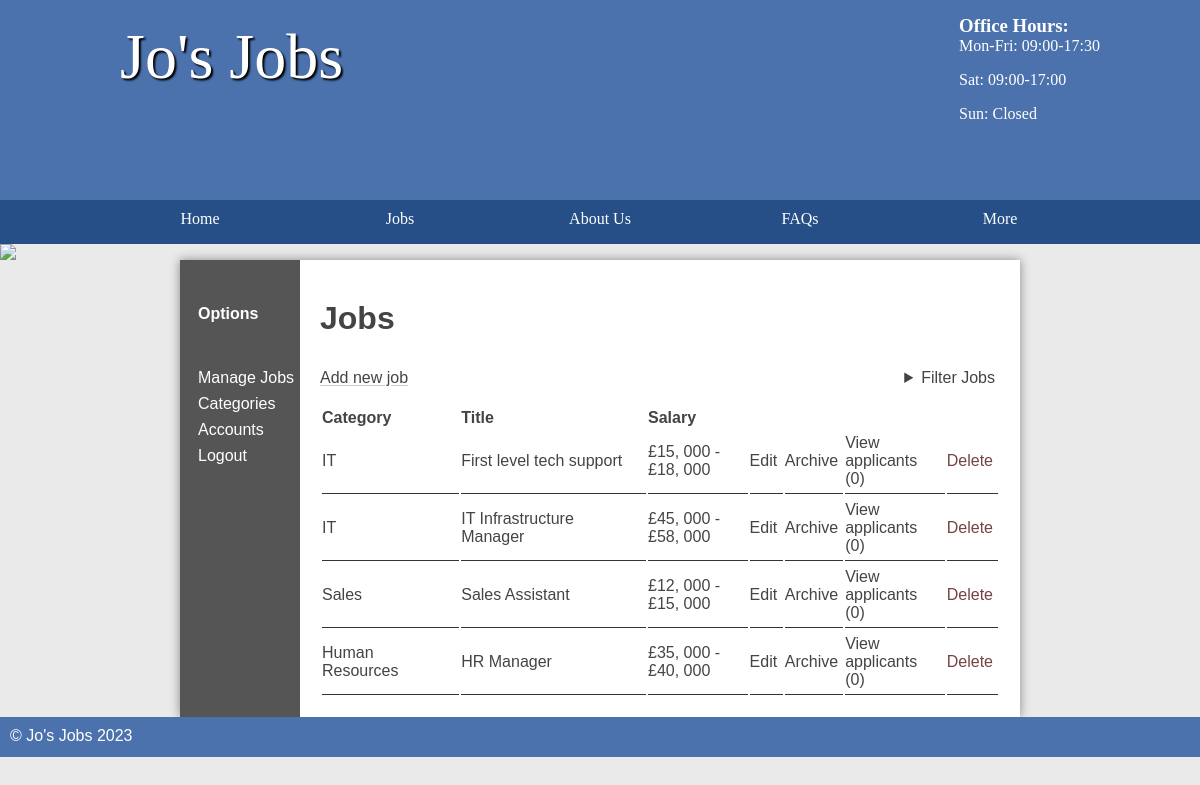
Page /jobs/public/admin/jobs.php (signed in) on the earlier database version.
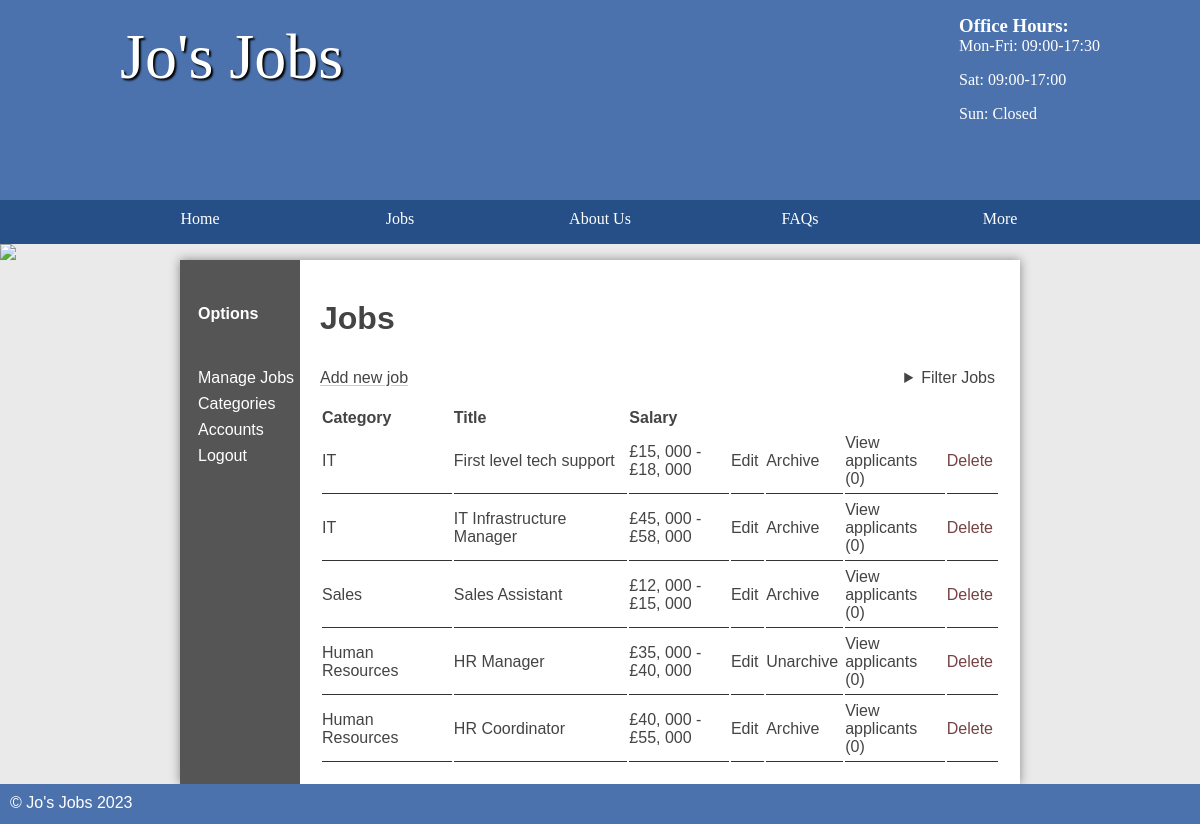
Same page on the later database version.
### tables this page shows
CREATE TABLE `job` (
  `id` int(11) NOT NULL AUTO_INCREMENT,
  `title` varchar(45) DEFAULT NULL,
  `description` longblob DEFAULT NULL,
  `salary` varchar(45) DEFAULT NULL,
  `closingDate` date DEFAULT NULL,
  `categoryId` int(11) DEFAULT NULL,
  `location` varchar(255) DEFAULT NULL,
  `archived` tinyint(1) DEFAULT 0,
  `accountId` int(11) DEFAULT NULL,
  PRIMARY KEY (`id`)
);

CREATE TABLE `category` (
  `id` int(11) NOT NULL AUTO_INCREMENT,
  `name` varchar(45) DEFAULT NULL,
  PRIMARY KEY (`id`)
);

### jobs/include/utils.php (called while the page is built, shortened)
<?php
function createHead($title = "Home") {
    global $categories, $db;
    $db ??= new Database();
    require 'top-section.html.php';
}
function isStaff(): bool {
    global $db;
    return loggedIn() && $db->account->select(['id' => $_SESSION['loggedIn'], 'and', 'isAdmin' => true]);
}
function loggedIn(): bool {
    return isset($_SESSION['loggedIn']);
}

### jobs/classes/database.php (called while the page is built, shortened)
<?php
class Database extends stdClass {
    public function __construct($user = "student", $password = "student", $dbname = "job", $host = "mysql") {
        $this->pdo = new PDO("mysql:host=$host;dbname=$dbname", $user, $password);
    }
    public function __get($name) {
        return $this->$name;
    }
}

### jobs/classes/table.php (called while the page is built, shortened)
<?php
class Table {
    private $pdo;
    private $table;
    public function __construct($pdoInstance, $table) {
        $this->pdo = $pdoInstance;
        $this->table = $table;
    }
    public function select(array|string $binds = [], array|string $items = '*') {
        return $this->selector($binds, $items)->fetch();
    }
    public function search(array $binds, array $additionalBinds = []) {
        $query = "SELECT * FROM $this->table WHERE ";
        foreach ($binds as $key => $value)
            $query .= "$key LIKE :$key AND ";
        $query = substr($query, 0, -5);
        $query = $this->combine($additionalBinds, $query, 'AND');
        $statement = $this->bind($binds, $query, $additionalBinds);
        $statement->execute();
        return $statement->fetchAll();
    }
    private function combine($binds, $query, $keyword, $debugMode = false): string {
        if (is_string($binds))
            $query .= " $binds ";
        else if (!empty($binds)) {
            $query .= " $keyword ";
            foreach ($binds as $key => $value)
                $query .= is_int($key) ? " $value " : " $key = :$key ";
        }
        return $query;
    }
    private function bindAndExecute($binds, $query, $values = [], $keyword = 'WHERE', $debugMode = false) {
        $query = $this->combine($binds, $query, $keyword, $debugMode);
        $statement = $this->pdo->prepare($query);
        if (is_array($binds))
            foreach ($binds as $key => $value)
                if (!is_int($key))
                    $statement->bindValue($key, $value);
        $statement->execute();
        return $statement;
    }
    private function selector($binds, $items) {
        $query = "SELECT ";
        $query .= "$items FROM $this->table";
        $statement = $this->bindAndExecute($binds, $query);
        return $statement;
    }
    private function bind($binds, $query, $additionalBinds = []){
        $statement = $this->pdo->prepare($query);
        foreach ($binds as $key => $value)
            $statement->bindValue($key, $value);
        return $statement;
    }
}

### jobs/public/admin/jobs.php (the view, shortened to what this page needs)
<?php
require_once "../../include/utils.php";
createHead("Job list");
$user = $db->account->select(['id' => $_SESSION['loggedIn']]);
?>
<main class="sidebar">
	<?php require '../../include/leftsection-staff.html.php'; ?>
	<section class="right">
		<h2>Jobs</h2>
		<div class="tablemenu">
			<a class="new" href="addjob.php">Add new job</a>
			<?php require '../../include/jobfilter.html.php'; ?>
		</div>
		<table>
			<thead>
				<tr>
					<th>Category</th>
					<th>Title</th>
					<th style="width: 15%">Salary</th>
					<th style="width: 5%">&nbsp;</th>
					<th style="width: 5%">&nbsp;</th>
					<th style="width: 15%">&nbsp;</th>
					<th style="width: 5%">&nbsp;</th>
				</tr>
			</thead>
			<tbody>
				<?php
				$binds = [];
				if ($categoryId)
					$binds = $user['isAdmin'] ? ['categoryId' => $categoryId] : ['categoryId' => $categoryId, 'AND', 'accountId' => $user['id']];
				else
					$binds = $user['isAdmin'] ? [] : ['accountId' => $user['id']];
				$jobs = $db->job->search(['location' => $location ? "%$location%" : "%"], $binds);
				foreach ($jobs as $job) {
					$applicantCount = $db->applicant->select(['jobId' => $job['id']], 'count(*) as count');
					$category = $db->category->select(['id' => $job['categoryId']]);
				?>
					<tr>
						<td><?= $category['name'] ?></td>
						<td><?= $job['title'] ?></td>
						<td><?= is_numeric(substr($job['salary'], 0, 1)) ? '£' . $job['salary'] : $job['salary'] ?></td>
						<td><a href="editjob.php?id=<?= $job['id'] ?>">Edit</a></td>
						<?php if ($job['archived']) { ?>
							<td><a href="unarchivejob.php?id=<?= $job['id'] ?>">Unarchive</a></td>
						<?php } else { ?>
							<td><a href="archivejob.php?id=<?= $job['id'] ?>">Archive</a></td>
						<?php } ?>
						<td><a style="float: right" href="applicants.php?id=<?= $job['id'] ?>">View applicants (<?= $applicantCount['count'] ?>)</a></td>
						<td>
							<form method="post" action="deletejob.php?id=<?= $job['id'] ?>">
								<input type="submit" name="submit" value="Delete" class="link" />
							</form>
						</td>
					</tr>
				<?php } ?>
			</tbody>
		</table>
	</section>
</main>
<?php include '../../include/footer.html.php'; ?>

### jobs/include/top-section.html.php (shortened to what this page needs)
<!DOCTYPE html>
<html>
<head>
    <link rel="stylesheet" href="/styles.css" />
</head>
<header>
    <section>
        <aside>
            <h3>Office Hours:</h3>
            <p>Mon-Fri: 09:00-17:30</p>
            <p>Sat: 09:00-17:00</p>
            <p>Sun: Closed</p>
        </aside>
        <h1>Jo's Jobs</h1>
    </section>
</header>
<nav>
    <ul>
        <li><a href="/">Home</a></li>
        <li>
            <a href="/index.php">Jobs</a>
            <div class="menudropdown">
                <section>
                    <h3>Category</h3>
                </section>
                <section>
                    <h3>Location</h3>
                </section>
            </div>
        </li>
        <li><a href="/about.php">About Us</a></li>
        <li><a href="/faqs.php">FAQs</a></li>
        <li>
            <a>More</a>
        </li>
    </ul>
</nav>
<img src="/images/randombanner.php" />

### jobs/include/leftsection-staff.html.php
<section class="left">
    <h3>Options</h3>
    <ul>
        <li><a href="/admin/jobs.php">Manage Jobs</a></li>
        <?php if (isStaff()) { ?>
            <li><a href="/admin/categories.php">Categories</a></li>
            <li><a href="/admin/accounts.php">Accounts</a></li>
        <?php } ?>
        <li><a href="/admin/logout.php">Logout</a></li>
    </ul>
</section>

### jobs/include/jobfilter.html.php (shortened to what this page needs)
<?php
$location = $_POST['location'] ?? $_GET['location'] ?? null;
?>
<details class="filter">
    <summary>Filter Jobs</summary>
</details>

### jobs/include/footer.html.php
<footer>
    &copy; Jo's Jobs 2023
</footer>

### jobs/public/styles.css (style rules this page uses)
* { margin: 0; padding: 0; box-sizing: border-box; }
html { font-family: 'Oxygen-Regular', verdana, sans-serif; }
header { background-color: #4b72ad; color: white; height: 200px; }
header aside { float: right; margin-top: 15px; }
header section { width: 1000px; display: block; margin: auto; }
header h1 { float: left; margin-left: 20px; }
nav { width: 100%; background-color: #264f87; overflow: auto; }
body>img { width: 100%; display: block; }
nav ul { width: 1000px; margin: auto; display: flex; list-style-type: none; }
nav ul li { width: 25%; float: left; overflow: auto; text-align: center; }
nav li { color: white; padding-top: 10px; display: block; }
nav li a { color: white; text-decoration: none }
a:not([href]) { cursor: default; }
main :is(section.left h3, ul) { margin-left: 3em; margin-left: 10%; margin: 0; }
main :is(section.left h3, ul > li > a) { padding-left: 15%; padding-top: 4px; padding-bottom: 4px; }
main section.left h3 { font-size: inherit; margin-top: 1em; margin-bottom: 2em; }
main section.left h3+ul>li { margin-bottom: .5em; }
main a { color: #333; }
nav { font-family: 'Oxygen-Regular'; }
header section { display: block; font-family: 'Oxygen-Regular', cursive; }
header h1 { font-weight: normal; }
h1 { font-size: 4em; color: white; text-align: center; padding-top: 20px; text-shadow: 2px 2px 2px #000; }
main { min-height: 50vh; background-color: #fff; width: 70vw; display: block; margin: auto; box-shadow: 0px 0px 10px #888; color: #444; }
footer { min-height: 5vh; color: white; }
main h2 { font-size: 2em; margin-top: 20px; }
p, li, h2 { margin-bottom: 1em; }
footer { background-color: #4b72ad; padding: 10px; color: white; }
form select, form label, form input, form textarea { float: left; width: 200px; padding: 10px; margin-top: 20px; }
input[type="submit"] { clear: both; margin-left: 200px; width: 200px; }
.left ul { list-style-type: none }
section a { color: #444; }
table { width: 100%; margin-top: 20px; }
td { padding: 5px; border-bottom: 1px solid #333; }
.stock, .sidebar { display: table; }
.stock>ul, .sidebar .left { width: 10vw; list-style-type: none; display: table-cell; background-color: #555; margin: 0; }
.stock .products, .sidebar .right { display: table-cell; padding: 20px; }
.stock>ul a, .sidebar .left :is(h3, a) { text-decoration: none; }
.stock>ul a, .sidebar .left :is(h3, a:not(.current)) { color: white; }
.sidebar .left h3 { position: relative; transform: translateY(-10px); }
table td input[type="submit"] { margin: 0; float: right; width: auto; padding: auto; }
.right { padding: 20px; }
thead th { text-align: left; }
table td { padding-left: 0; }
.link[type=submit][value=Delete] { color: #573232; color: #754343; }
.link { all: unset; cursor: pointer; }
:is(section a, .link) { text-decoration: underline #44444447; text-underline-offset: 2px; transition: text-decoration-color, color 0.2s; }
table td :is(a, .link) { text-decoration: none; }
.tablemenu, .tablemenu>details { display: flex; justify-content: space-between; }
.tablemenu>details>summary { margin-right: 5px; }
.menudropdown, li>details>summary+div { max-height: 400px; position: absolute; overflow: hidden; background-color: #264f87; transition: max-height .5s; display: flex; padding: 0 3em 1em 3em; gap: 30px; }
.menudropdown h3 { float: none; text-align: left; width: auto; padding-bottom: 5px; font-size: 80%; opacity: .4; padding-top: 15px; padding-bottom: 1em; }
.menudropdown>section>h3 { margin: 10px 0; }
details>summary { cursor: pointer; }

Differences in the rows shown:
changed job "HR Manager": archived "Archive" → "Unarchive"
added job: categoryId.name "Human Resources", title "HR Coordinator", salary "£40, 000 - £55, 000", count "0"
